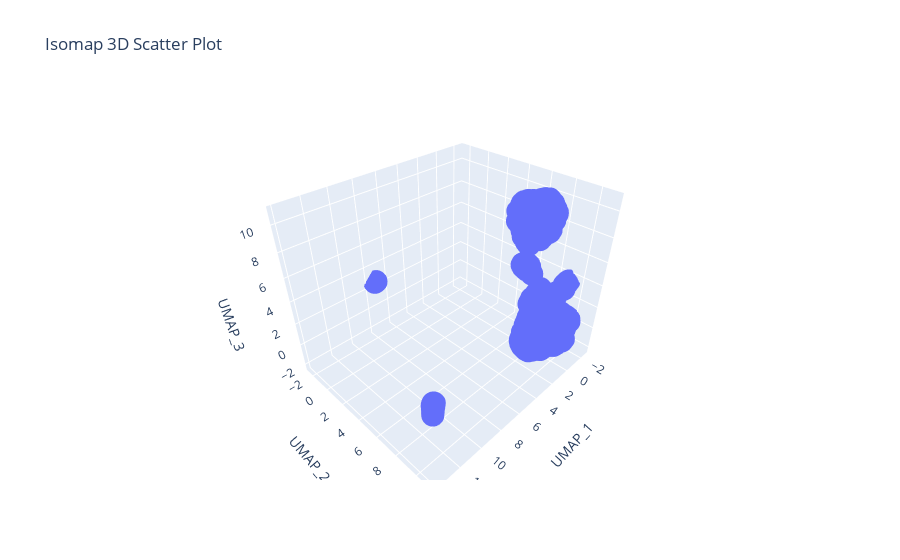

The notebook cell this image was saved under:
### Code cell
# 3d scatterplot for first 3 components

fig = go.Figure(data=[go.Scatter3d(
    x=df_umap['UMAP_1'],
    y=df_umap['UMAP_2'],
    z=df_umap['UMAP_3'],
    mode='markers'
)])

fig.update_layout(scene=dict(xaxis_title='UMAP_1', yaxis_title='UMAP_2', zaxis_title='UMAP_3'),
                  title='Isomap 3D Scatter Plot')

fig.show()

### Figure 1 — Plotly figure (JSON) as saved in the notebook; plotly's stock layout.template omitted (floating-point values rounded to 4 significant figures; data arrays with more than 128 entries replaced by an {"elided": "..."} marker saying what was removed)
{"data": [{"mode": "markers", "type": "scatter3d", "x": {"elided": "3031 float values"}, "y": {"elided": "3031 float values"}, "z": {"elided": "3031 float values"}}], "layout": {"scene": {"xaxis": {"title": {"text": "UMAP_1"}}, "yaxis": {"title": {"text": "UMAP_2"}}, "zaxis": {"title": {"text": "UMAP_3"}}}, "title": {"text": "Isomap 3D Scatter Plot"}}}
